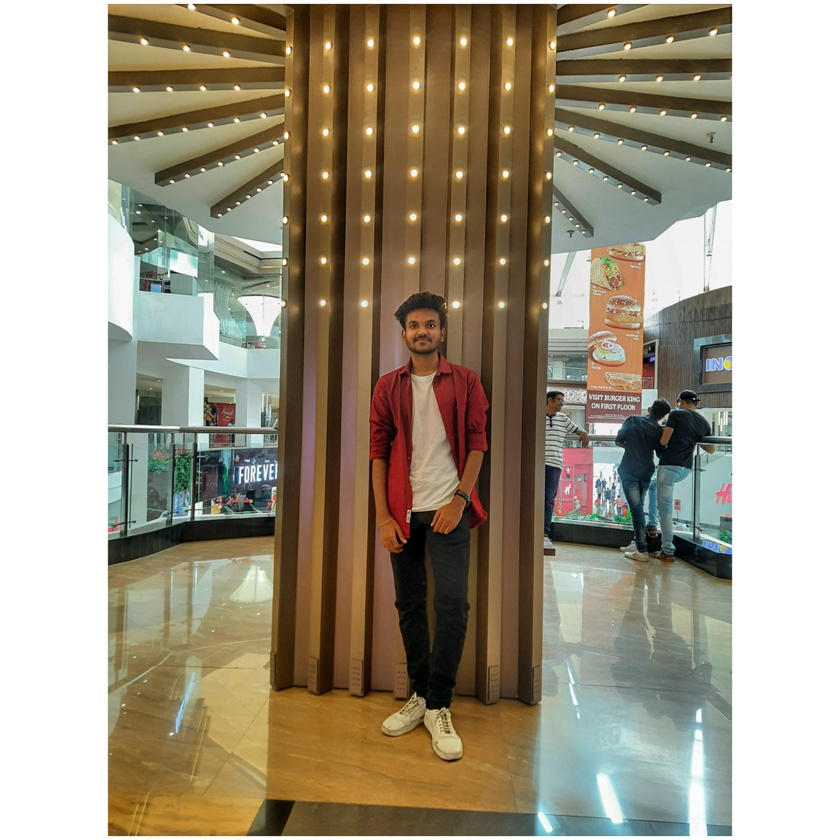
#> input picture Tejas_sketch/image.jpg, 840 x 840 px, shrunk from 3464 x 3464 before the run, found by its file name
$ jupyter execute TEjas_sketch.ipynb
#> lines starting #> are read from the running program, lines starting #| are printed output that depends on the picture
# **Image to Pencil Sketch with Python:**
**Importing Libraries**

[cell 1]
import cv2
import matplotlib.pyplot as plt

# **Loading the original img**

[cell 2]
img_sketch = cv2.imread("/content/image.jpg")
#> img_sketch is the input picture: shape (840, 840, 3); mean B, G, R 132.8, 151.7, 160.8

# **Showing original img in RGB Format**

[cell 3]
img_sketch = cv2.cvtColor(img_sketch,cv2.COLOR_BGR2RGB)
plt.figure(figsize=(7,7))
plt.imshow(img_sketch)
plt.axis("off")
plt.title("Original Image")
plt.show()

# **Converting Image to GrayScale**

[cell 4]
img_sketch_gray = cv2.cvtColor(img_sketch, cv2.COLOR_BGR2GRAY)
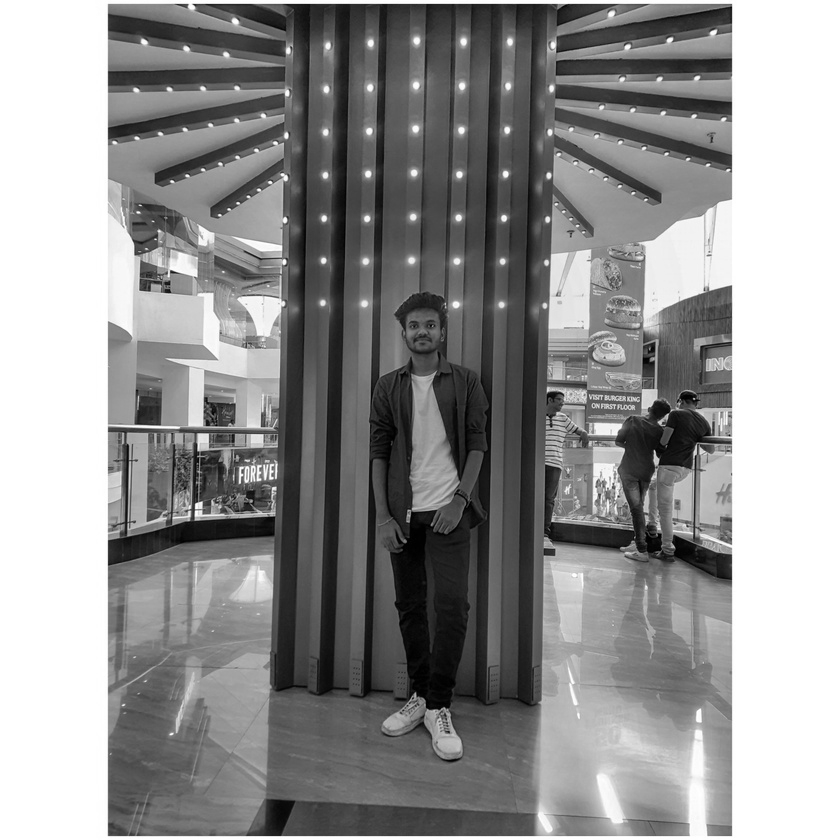
#> img_sketch_gray: shape (840, 840); min 0, max 255, mean 147.1
plt.figure(figsize=(7,7))
plt.imshow(img_sketch_gray,cmap="gray")
plt.axis("off")
plt.title("GrayScale Image")
plt.show()

# **Inverting the grayscale image**

[cell 5]
img_sketch_invert = cv2.bitwise_not(img_sketch_gray)
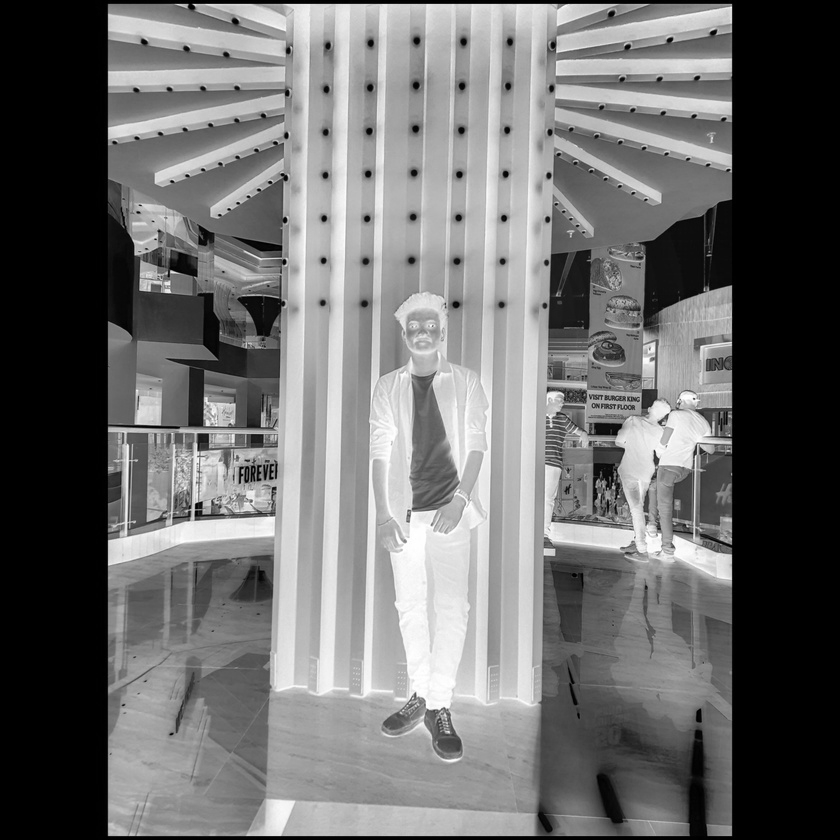
#> img_sketch_invert: shape (840, 840); min 0, max 255, mean 107.9
plt.figure(figsize=(7,7))
plt.imshow(img_sketch_invert,cmap="gray")
plt.axis("off")
plt.title("Inverted Image")
plt.show()

# **Smooting img**
remove edges and make it smooth for sketch

[cell 6]
img_smoothing = cv2.GaussianBlur(img_sketch_invert, (21, 21),sigmaX=0, sigmaY=0)
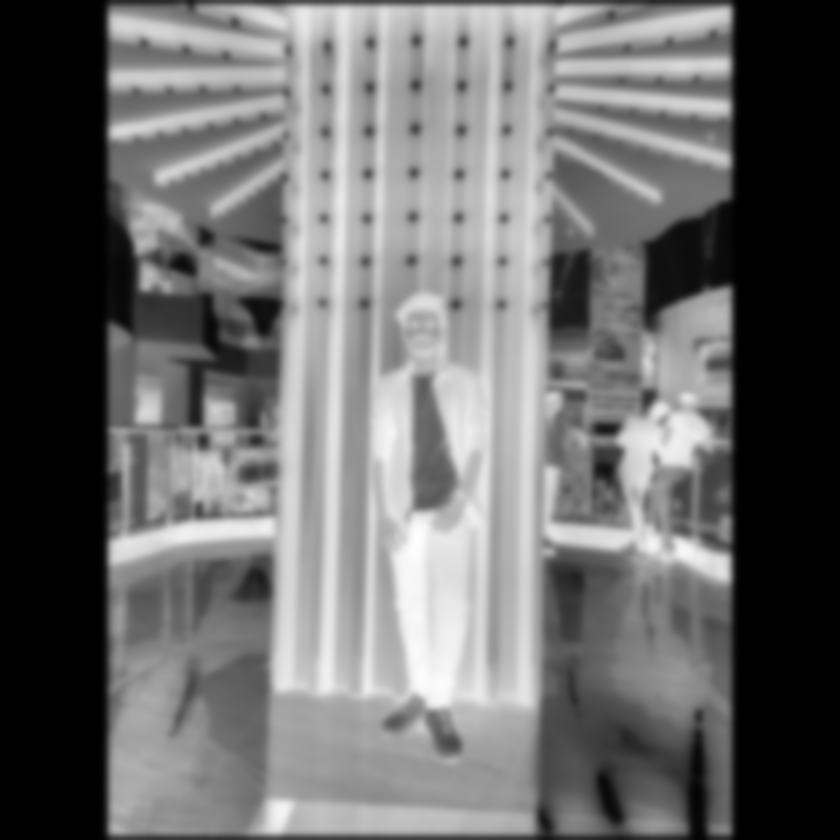
#> img_smoothing: shape (840, 840); min 0, max 253, mean 108
plt.figure(figsize=(7,7))
plt.imshow(img_smoothing,cmap="gray")
plt.axis("off")
plt.title("Smoothen Image")
plt.show()

# **Final Image to Pencil Sketch**

[cell 7]
final_pencil_sketch = cv2.divide(img_sketch_gray, 255 - img_smoothing, scale=255)
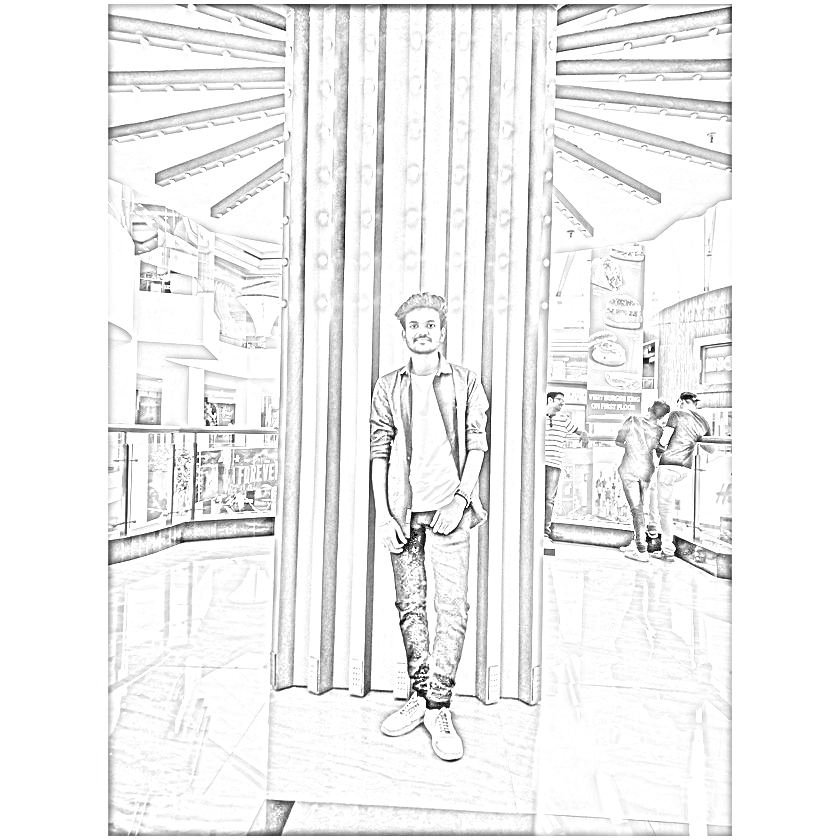
#> final_pencil_sketch: shape (840, 840); min 0, max 255, mean 240.7
plt.figure(figsize=(7,7))
plt.imshow(final_pencil_sketch,cmap="gray")
plt.axis("off")
plt.title("Final Sketch Image")
plt.show()

# **Final Output**
Displaying all the images in one frame using the subplots.

[cell 8]
plt.figure(figsize=(20,20))
plt.subplot(1,5,1)
plt.imshow(img_sketch)
plt.axis("off")
plt.title("Original Image with RGB format")
plt.subplot(1,5,2)
plt.imshow(img_sketch_gray,cmap="gray")
plt.axis("off")
plt.title("GrayScale Image")
plt.subplot(1,5,3)
plt.imshow(img_sketch_invert,cmap="gray")
plt.axis("off")
plt.title("Inverted Image")
plt.subplot(1,5,4)
plt.imshow(img_smoothing,cmap="gray")
plt.axis("off")
plt.title("Smoothen Image")
plt.subplot(1,5,5)
plt.imshow(final_pencil_sketch,cmap="gray")
plt.axis("off")
plt.title("Final Pencil Sketch Image")
plt.show()
